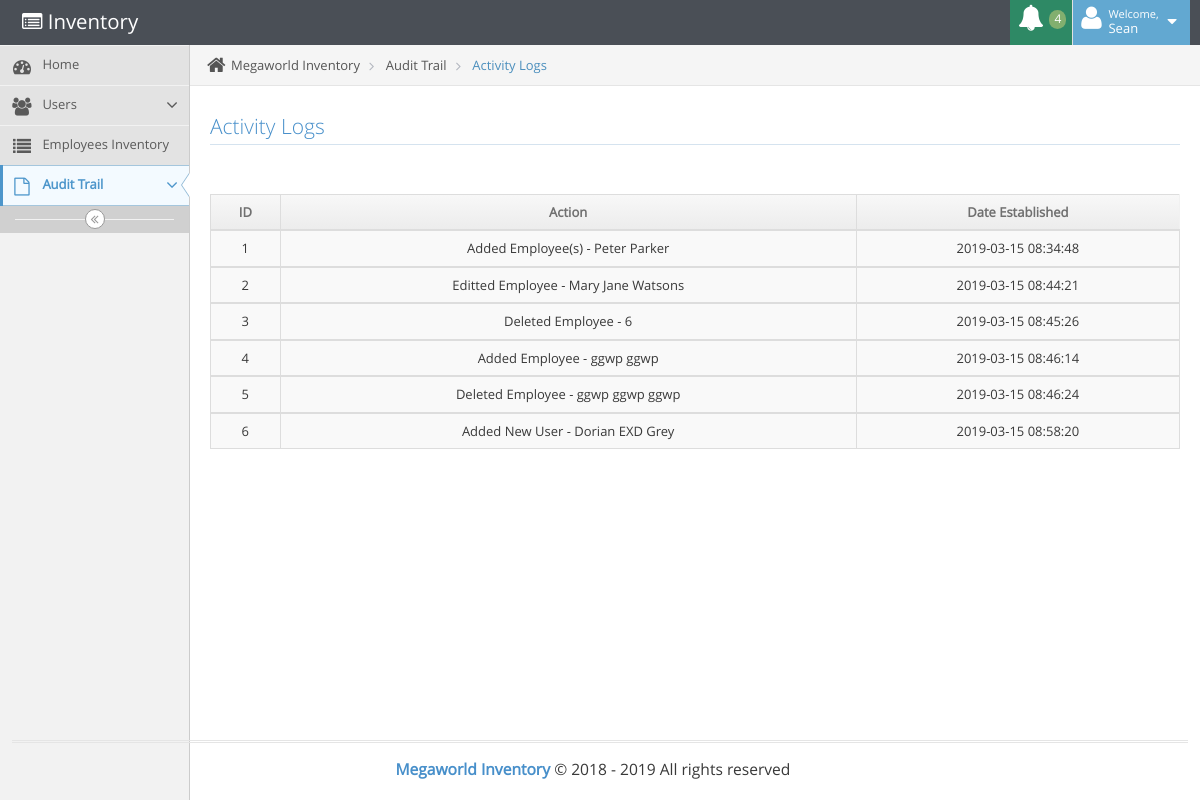
Page /components/m3g4w0rld_4ct1v1ty_1065.php (signed in) on the committed database.
### tables this page shows
CREATE TABLE `4ct1v1ty_1065` (
  `4ct1v1ty_id` int(11) NOT NULL,
  `4ct1v1ty_user` text NOT NULL,
  `4ct1v1ty_action` text NOT NULL,
  `4ct1v1ty_action_date` datetime NOT NULL DEFAULT CURRENT_TIMESTAMP ON UPDATE CURRENT_TIMESTAMP,
  `4ct1v1ty_date` datetime NOT NULL DEFAULT CURRENT_TIMESTAMP ON UPDATE CURRENT_TIMESTAMP
);

### inc/m3g4w0rld_c0mm0n.php (called while the page is built, shortened)
<?php
$adm1n = '4dm1n15tr4t0r';
?>

### components/val/m3g4w0rld_1nv3nt0ry_v4l.php (called while the page is built, shortened)
<?php
if (!empty($_SESSION['m364_p051t10n'])) {
    $m364_p051t10n = $_SESSION['m364_p051t10n'];
} else {
    $m364_p051t10n = "";
}
?>

### components/m3g4w0rld_4ct1v1ty_1065.php (the view, shortened to what this page needs)
<?php
include("../inc/m3g4w0rld_c0mm0n.php");
include("val/m3g4w0rld_1nv3nt0ry_v4l.php");
?>
<!DOCTYPE html>
<html lang="en">
	<head>
		<link rel="stylesheet" href="../assets/css/bootstrap.min.css" />
		<link rel="stylesheet" href="../assets/font-awesome/4.5.0/css/font-awesome.min.css" />
		<link rel="stylesheet" href="../assets/css/ace.min.css" class="ace-main-stylesheet" id="main-ace-style" />
		<link rel="stylesheet" href="../assets/css/ace-skins.min.css" />
		<link rel="stylesheet" href="../assets/css/ace-rtl.min.css" />
	</head>
	<body class="no-skin">
  <?php include("../inc/m3g4w0rld_h34d3r.php"); ?>
		<div class="main-container ace-save-state" id="main-container">
			<div id="sidebar" class="sidebar      skin-3           responsive                    ace-save-state">
				<ul class="nav nav-list">
				  <li class="">
				    <a href="m3g4w0rld_m41n.php">
				      <i class="menu-icon fa fa-tachometer"></i>
				      <span class="menu-text"> Home </span>
				    </a>
				  </li>
					<?php if ($adm1n === $m364_p051t10n) { ?>
				  <li class="">
				    <a href="#" class="dropdown-toggle">
				      <i class="menu-icon fa fa-users"></i>
				      <span class="menu-text"> Users </span>
				      <b class="arrow fa fa-angle-down"></b>
				    </a>
				  </li>
					<?php } ?>
				  <li class="">
				    <a href="m3g4w0rld_1nv3nt0ry.php">
				      <i class="menu-icon fa fa-list"></i>
				      <span class="menu-text"> Employees Inventory </span>
				    </a>
				  </li>
					<li class="active">
				    <a href="#" class="dropdown-toggle">
				      <i class="menu-icon fa fa-file-o"></i>
				      <span class="menu-text">
				        Audit Trail
				      </span>
				      <b class="arrow fa fa-angle-down"></b>
				    </a>
				  </li>
				</ul>
				<div class="sidebar-toggle sidebar-collapse" id="sidebar-collapse">
					<i id="sidebar-toggle-icon" class="ace-icon fa fa-angle-double-left ace-save-state" data-icon1="ace-icon fa fa-angle-double-left" data-icon2="ace-icon fa fa-angle-double-right"></i>
				</div>
			</div>
			<div class="main-content">
				<div class="main-content-inner">
					<div class="breadcrumbs ace-save-state" id="breadcrumbs">
						<ul class="breadcrumb">
							<li>
								<i class="ace-icon fa fa-home home-icon"></i>
								Megaworld Inventory
							</li>
							<li class="">
                Audit Trail
              </li>
							<li class="active">
                <a href="m3g4w0rld_4ct1v1ty_1065.php">Activity Logs</a>
              </li>
						</ul>
					</div>
					<div class="page-content">
						<div class="row">
							<div class="col-xs-12">
								<h3 class="header smaller lighter blue">Activity Logs</h3>
											<table id="dynamic-table" class="table table-striped table-bordered table-hover text-top-5x">
												<thead>
													<tr>
														<th class="text-center">ID</th>
														<th class="text-center">Action</th>
														<th class="text-center">Date Established</th>
													</tr>
												</thead>
												<tbody>
													<?php
											    $xcon->setAttribute(PDO::ATTR_ERRMODE, PDO::ERRMODE_EXCEPTION);
											    $result = $xcon->prepare("SELECT * FROM 4ct1v1ty_1065");
											    $result->execute();
											        while ($row = $result->fetch(PDO::FETCH_ASSOC)) {
											            $m3g4w0rld_4ct1v1ty_id = $row['4ct1v1ty_id'];
											            $m3g4w0rld_4ct1v1ty_action = $row['4ct1v1ty_action'];
											            $m3g4w0rld_4ct1v1ty_action_date = $row['4ct1v1ty_action_date'];
											    ?>
													<tr>
														<td class="text-center"><?php echo $m3g4w0rld_4ct1v1ty_id; ?></td>
														<td class="text-center"><?php echo $m3g4w0rld_4ct1v1ty_action; ?></td>
														<td class="text-center"><?php echo $m3g4w0rld_4ct1v1ty_action_date; ?></td>
													</tr>
												</tbody>
											<?php } ?>
											</table>
									</div>
								</div>
							</div>
									</div>
								</div>
							</div>
			<div class="footer">
				<div class="footer-inner">
					<div class="footer-content">
						<span class="bigger-120">
							<span class="blue bolder">Megaworld Inventory</span>
							&copy; 2018 - 2019 All rights reserved
						</span>
					</div>
				</div>
			</div>
	</body>
</html>

### rows in the picture
4ct1v1ty_1065: 4ct1v1ty_id "1", 4ct1v1ty_action "Added Employee(s) - Peter Parker", 4ct1v1ty_action_date "2019-03-15 08:34:48"
4ct1v1ty_1065: 4ct1v1ty_id "2", 4ct1v1ty_action "Editted Employee - Mary Jane Watsons", 4ct1v1ty_action_date "2019-03-15 08:44:21"
4ct1v1ty_1065: 4ct1v1ty_id "3", 4ct1v1ty_action "Deleted Employee - 6", 4ct1v1ty_action_date "2019-03-15 08:45:26"
4ct1v1ty_1065: 4ct1v1ty_id "4", 4ct1v1ty_action "Added Employee - ggwp ggwp", 4ct1v1ty_action_date "2019-03-15 08:46:14"
4ct1v1ty_1065: 4ct1v1ty_id "5", 4ct1v1ty_action "Deleted Employee - ggwp ggwp ggwp", 4ct1v1ty_action_date "2019-03-15 08:46:24"
4ct1v1ty_1065: 4ct1v1ty_id "6", 4ct1v1ty_action "Added New User - Dorian EXD Grey", 4ct1v1ty_action_date "2019-03-15 08:58:20"

### other values in the picture
$num_approv "4"
$m364_fname "Sean"
